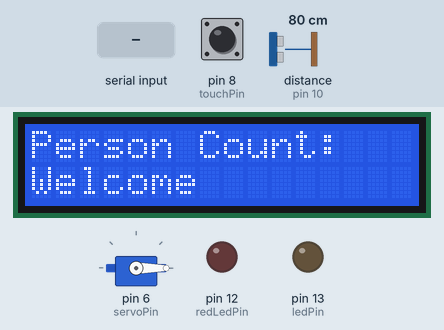
Recording of a sketch running on a simulated Arduino Uno, built with avr-gcc and run on an emulated ATmega328P. On the bench: 16×2 character LCD, servo, output pins drawn as LEDs (lit = HIGH). Wiring (inferred from the names in the program): ultrasonic range finder: trigger pin 9; echo pin 10. Inputs (shaded band) come from the test bench; at power-on: distance to the obstacle (sensor on pin 10) 80 cm, pin 8 (touchPin) LOW. The echo pulse lasts 58.3 µs per cm; pins used as bus, display or sensor lines are not drawn; what the sketch prints to the serial monitor is not drawn.

Above: at 1.2 s.
1.3 s: distance to the obstacle (sensor on pin 10) set to 55 cm
2.8 s: distance to the obstacle (sensor on pin 10) set to 46 cm
At 4.4 s:
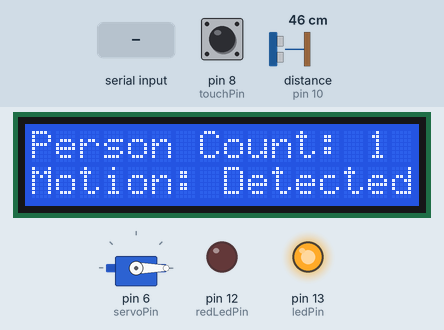
5.9 s: "WELCOME:\n" received over Serial
9.0 s: "MAX:90\n" received over Serial
10.9 s: pin 8 (touchPin) pulled HIGH for 3.2 s
At 11.4 s:
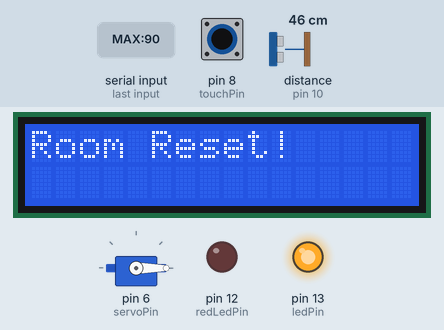
15.6 s: distance to the obstacle (sensor on pin 10) set to 60 cm
At 17.0 s:
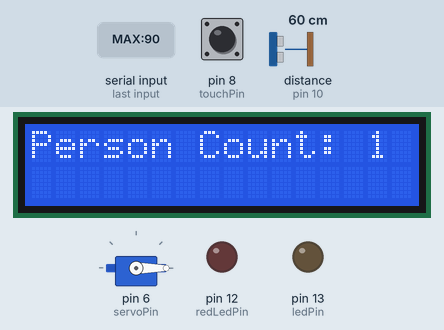
Timing chart, 0 to 18.6 s (numbered marks = the images above; inputs shaded):
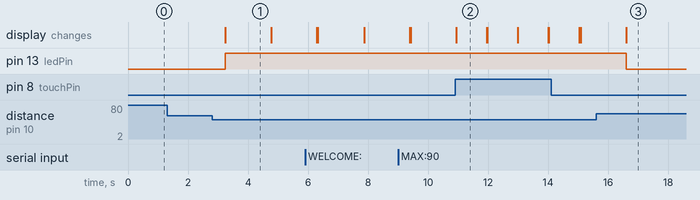

The sketch:

arduino.ino
```cpp
//# Arduino sketch: monitor with customizable welcome
#include <Wire.h>
#include <LiquidCrystal_I2C.h>
#include <Servo.h>

// —— LCD & Servo ——
LiquidCrystal_I2C lcd(0x27, 16, 2);
Servo doorServo;

// —— Ultrasonic sensor pins ——
const int trigPin = 9;
const int echoPin = 10;

// —— Touch reset and LEDs ——
const int touchPin   = 8;
const int ledPin     = 13; // motion LED
const int redLedPin  = 12; // “room full” LED

// —— Servo pin ——
const int servoPin = 6;

// —— Serial parsing ——
String    serialBuffer    = "";
bool      commandComplete = false;

// —— System state ——
int       personCount     = 0;
int       maxCount        = 5;      // capacity set by app
bool      isLocked        = false;  // door locked state
String    welcomeMsg      = "Welcome";  // default welcome

void setup() {
  // Serial for app connectivity
  Serial.begin(9600);

  // LCD
  lcd.init();
  lcd.backlight();

  // Pins
  pinMode(trigPin, OUTPUT);
  pinMode(echoPin, INPUT);
  pinMode(ledPin, OUTPUT);
  pinMode(redLedPin, OUTPUT);
  pinMode(touchPin, INPUT);

  // Servo
  doorServo.attach(servoPin);
  doorServo.write(0);  // unlocked

  // Initial display
  lcd.setCursor(0, 0);
  lcd.print("Person Count:");
  lcd.setCursor(0, 1);
  lcd.print(welcomeMsg);
}

void loop() {
  // ——— SERIAL READ ———
  while (Serial.available()) {
    char c = Serial.read();
    if (c == '\n') {
      commandComplete = true;
    } else if (c != '\r') {
      serialBuffer += c;
    }
  }
  if (commandComplete) {
    commandComplete = false;
    String cmd = serialBuffer;
    serialBuffer = "";

    if (cmd.startsWith("MAX:")) {
      int newMax = cmd.substring(4).toInt();
      if (newMax > 0) {
        bool wasLocked = isLocked;
        maxCount = newMax;
        Serial.println("ACK_MAX:" + String(maxCount));
        // update display line 2
        lcd.setCursor(0, 1);
        lcd.print("Max: "); lcd.print(maxCount); lcd.print("        ");
        // unlock if capacity now above current count
        if (wasLocked && personCount < maxCount) {
          isLocked = false;
          doorServo.write(0);
        }
      }
    }
    else if (cmd.startsWith("WELCOME:")) {
      // customize welcome message
      welcomeMsg = cmd.substring(8);
      // truncate/pad to 16 chars
      if (welcomeMsg.length() > 16) welcomeMsg = welcomeMsg.substring(0,16);
      lcd.setCursor(0,1);
      lcd.print(welcomeMsg);
      for (int i=welcomeMsg.length(); i<16; i++) lcd.print(' ');
      Serial.println("ACK_WELCOME");
    }
    else if (cmd == "RESET") {
      // reset routine
      personCount = 0;
      lcd.clear();
      lcd.setCursor(0, 0);
      lcd.print("Room Reset!");
      digitalWrite(redLedPin, LOW);
      isLocked = false;
      doorServo.write(0);
      delay(1000);
      lcd.clear();
      lcd.setCursor(0, 0);
      lcd.print("Person Count: ");
      lcd.setCursor(0, 1);
      lcd.print(welcomeMsg);
    }
  }

  // —— 1) TOUCH-TO-RESET ——
  if (digitalRead(touchPin) == HIGH) {
    personCount = 0;
    lcd.clear();
    lcd.setCursor(0, 0);
    lcd.print("Room Reset!");
    digitalWrite(redLedPin, LOW);
    isLocked = false;
    doorServo.write(0);
    delay(1000);
    lcd.clear();
    lcd.setCursor(0, 0);
    lcd.print("Person Count: ");
    lcd.setCursor(0,1);
    lcd.print(welcomeMsg);
    return;
  }

  // —— 2) MEASURE DISTANCE ——
  int distance = getDistance();

  // —— 3) PERSON ENTERS (under max) ——
  if (distance > 0 && distance < 50) {
    if (personCount < maxCount) {
      personCount++;
      lcd.setCursor(0, 0);
      lcd.print("Person Count: "); lcd.setCursor(14, 0); lcd.print(personCount);
      lcd.setCursor(0, 1);
      lcd.print("Motion: Detected   ");
      digitalWrite(ledPin, HIGH);
      digitalWrite(redLedPin, LOW);
      Serial.println("Person Count:" + String(personCount));
    }
    // —— ROOM FULL ——
    else if (!isLocked) {
      lcd.setCursor(0, 1);
      lcd.print("Room Full     ");
      digitalWrite(ledPin, LOW);
      doorServo.write(90);
      isLocked = true;
      for (int i = 0; i < 6; i++) {
        if (digitalRead(touchPin) == HIGH) {
          personCount = 0;
          lcd.clear(); lcd.setCursor(0, 0); lcd.print("Room Reset!");
          digitalWrite(redLedPin, LOW); isLocked = false; doorServo.write(0);
          delay(1000);
          lcd.clear(); lcd.setCursor(0,0); lcd.print("Person Count: ");
          lcd.setCursor(0,1); lcd.print(welcomeMsg);
          break;
        }
        digitalWrite(redLedPin, HIGH); delay(500);
        digitalWrite(redLedPin, LOW);  delay(500);
      }
      Serial.println("Room Full");
    }
    else {
      for (int i = 0; i < 6; i++) {
        digitalWrite(redLedPin, HIGH); delay(500);
        digitalWrite(redLedPin, LOW);  delay(500);
      }
    }
    delay(1000);
  }
  // —— NO MOTION ——
  else {
    lcd.setCursor(0, 1);
    lcd.print(welcomeMsg);
    for (int i = welcomeMsg.length(); i<16; i++) lcd.print(' ');
    digitalWrite(ledPin, LOW);
  }

  delay(500);
}

int getDistance() {
  digitalWrite(trigPin, LOW); delayMicroseconds(2);
  digitalWrite(trigPin, HIGH); delayMicroseconds(10);
  digitalWrite(trigPin, LOW);
  long duration = pulseIn(echoPin, HIGH);
  return duration * 0.034 / 2;
}
```

Measured:
- the behaviour switches between 51 and 50 cm on distance to the obstacle (sensor on pin 10) (found by bisection; images 0 and 1)
- after the input at 1.3 s, every drawn part: stays the same
- after the input at 2.8 s, pin 13 (ledPin): LOW → HIGH after 0.44 s; the display: changes after 0.44 s (image 1)
- after the input at 10.9 s, the display: changes at once (image 2)
- after the input at 15.6 s, pin 13 (ledPin): HIGH → LOW after 1.0 s; the display: changes after 1.0 s (image 3)
- what the display in image 1 shows lasts 1.6 s, from 3.2 s to 4.8 s
- what the display in image 2 shows lasts 1.1 s, from 10.9 s to 12.0 s
